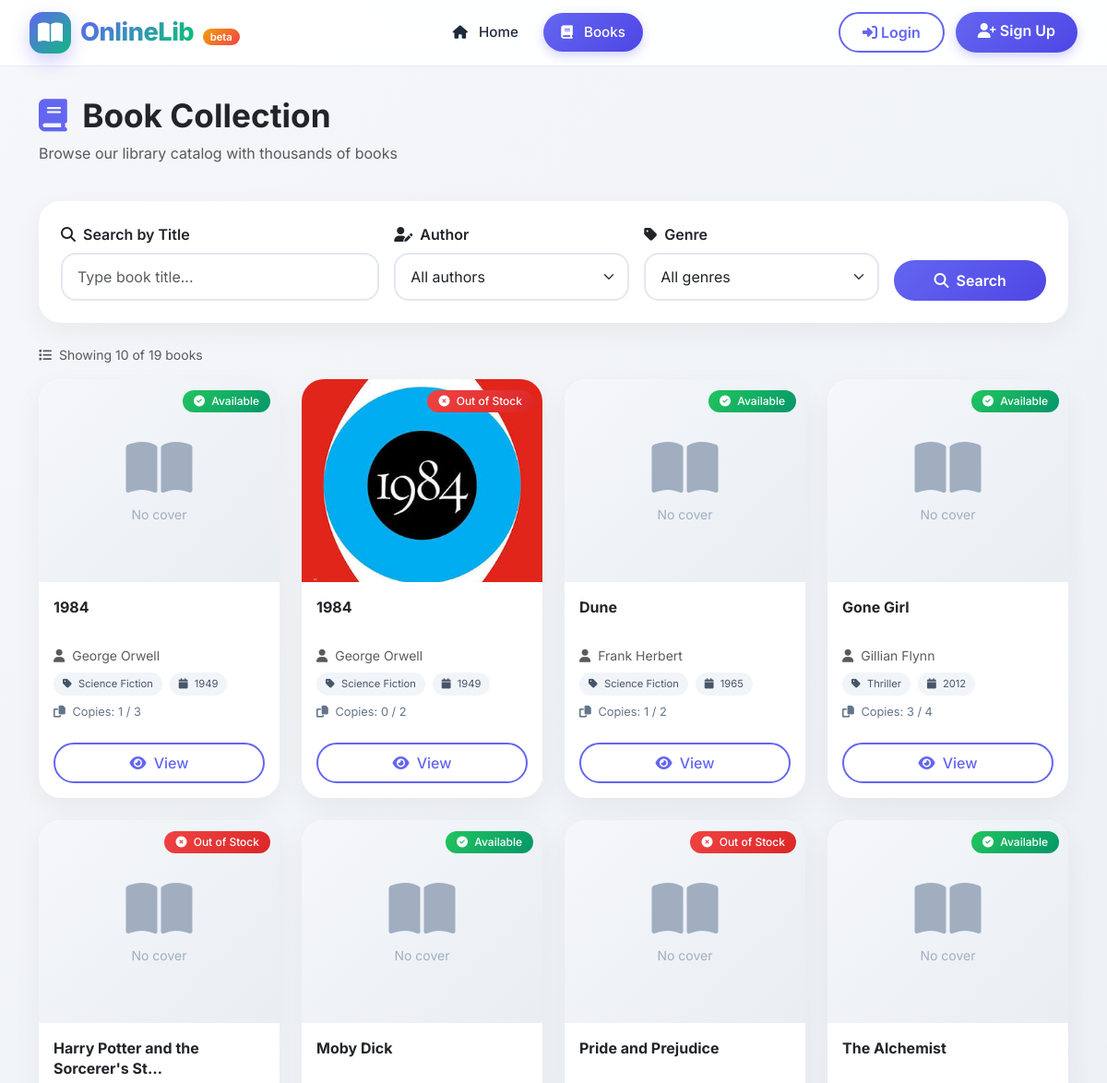
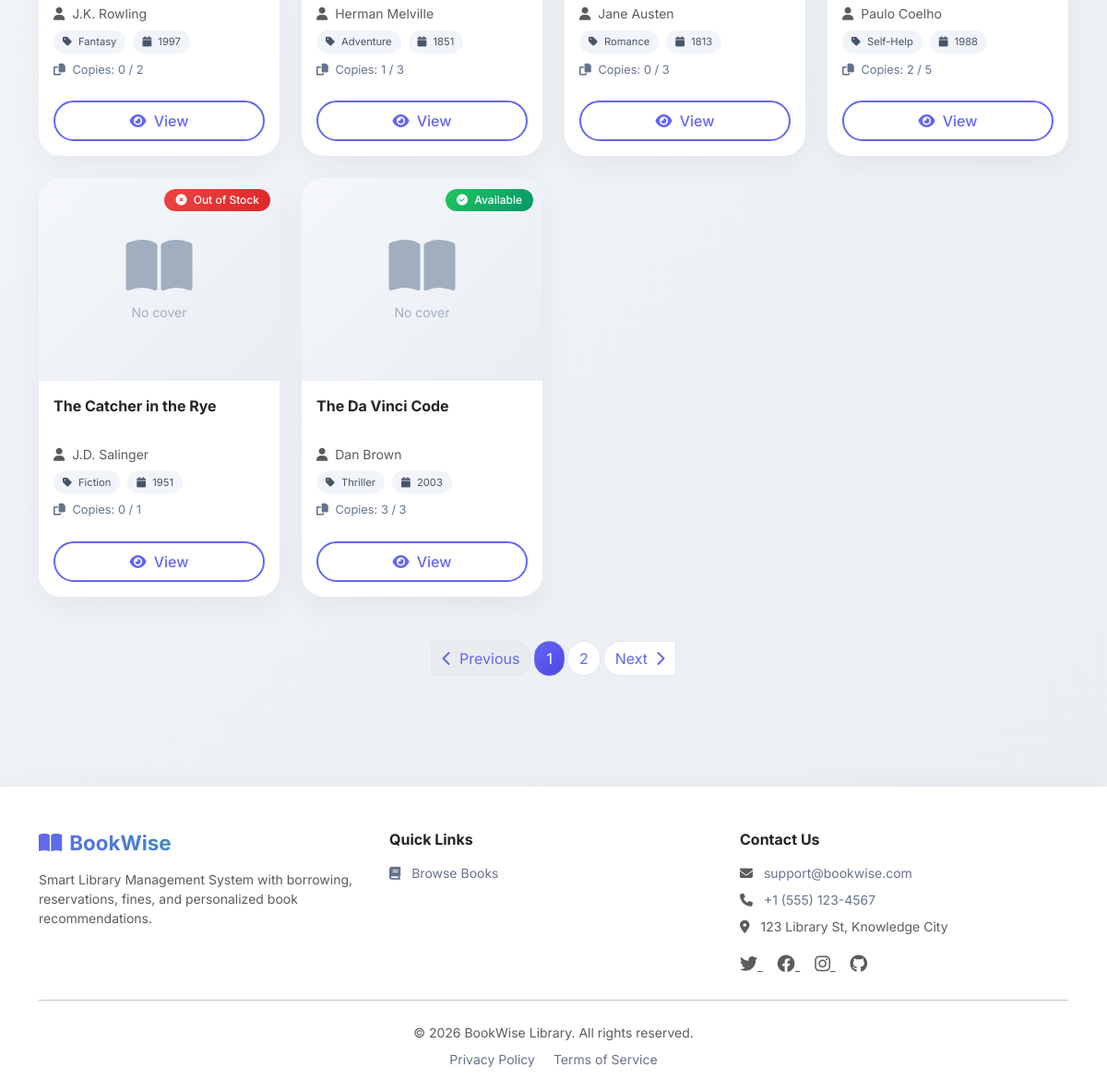
The page /books/ on the database its author committed (2 pictures, top to bottom).
### books/models.py (models this page shows, shortened)
class Book(models.Model):
    title = models.CharField(max_length=255)
    author = models.CharField(max_length=255)
    genre = models.CharField(max_length=100)
    description = models.TextField(blank=True)
    publish_year = models.PositiveIntegerField()
    isbn = models.CharField(max_length=20, unique=True)
    total_copies = models.PositiveIntegerField(default=1)
    available_copies = models.PositiveIntegerField(default=1)
    cover_image = models.ImageField(upload_to="book_covers/", blank=True)
    def __init__(self, *args, **kwargs):
        available_copies_was_provided = "available_copies" in kwargs
        super().__init__(*args, **kwargs)
        self._available_copies_was_provided = available_copies_was_provided
    def __setattr__(self, name, value):
        if name == "available_copies" and "_available_copies_was_provided" in self.__dict__:
            self.__dict__["_available_copies_was_provided"] = True
        super().__setattr__(name, value)
    class Meta:
        ordering = ["title"]
        verbose_name = "book"
        verbose_name_plural = "books"

### books/views.py (the view)
# urls.py: path("", BookListView.as_view(), name="book_list"),
class BookListView(ListView):
    model = Book
    template_name = "books/book_list.html"
    context_object_name = "books"
    paginate_by = 10
    def get_queryset(self):
        queryset = Book.objects.all()
        search = self.request.GET.get("search", "").strip()
        author = self.request.GET.get("author", "").strip()
        genre = self.request.GET.get("genre", "").strip()
        year = self.request.GET.get("year", "").strip()
        if search:
            queryset = queryset.filter(title__icontains=search)
        if author:
            queryset = queryset.filter(author__icontains=author)
        if genre:
            queryset = queryset.filter(genre=genre)
        if year:
            queryset = queryset.filter(publish_year=year)
        return queryset
    def get_context_data(self, **kwargs):
        context = super().get_context_data(**kwargs)
        search = self.request.GET.get("search", "").strip()
        author = self.request.GET.get("author", "").strip()
        genre = self.request.GET.get("genre", "").strip()
        year = self.request.GET.get("year", "").strip()
        context["search"] = search
        context["selected_author"] = author
        context["selected_genre"] = genre
        context["selected_year"] = year
        context["authors"] = (
            Book.objects.exclude(author="")
            .order_by("author")
            .values_list("author", flat=True)
            .distinct()
        )
        context["genres"] = (
            Book.objects.exclude(genre="")
            .order_by("genre")
            .values_list("genre", flat=True)
            .distinct()
        )
        context["years"] = (
            Book.objects.order_by("-publish_year")
            .values_list("publish_year", flat=True)
            .distinct()
        )
        params = self.request.GET.copy()
        if "page" in params:
            del params["page"]
        context["query_params"] = params.urlencode()
        return context

### books/templates/books/book_list.html (shortened to what this page needs)
{% extends "base.html" %}
{% block content %}
<div class="container py-4">
    <div class="d-flex flex-column flex-md-row justify-content-between align-items-md-center mb-4">
        <div>
            <h1 class="fw-bold" style="font-size: 2.2rem;">
                <i class="fas fa-book me-2" style="color: var(--primary);"></i>
                Book Collection
            </h1>
            <p class="text-muted">Browse our library catalog with thousands of books</p>
        </div>
    </div>
    <div class="card mb-4">
        <div class="card-body p-4">
            <form method="get" class="row g-3">
                <div class="col-md-4">
                    <label class="form-label fw-semibold">
                        <i class="fas fa-search me-1"></i> Search by Title
                    </label>
                    <input type="search" name="search" value="{{ search }}"
                           class="form-control" placeholder="Type book title...">
                </div>
                <div class="col-md-3">
                    <label class="form-label fw-semibold">
                        <i class="fas fa-user-edit me-1"></i> Author
                    </label>
                    <select name="author" class="form-select">
                        <option value="">All authors</option>
                    </select>
                </div>
                <div class="col-md-3">
                    <label class="form-label fw-semibold">
                        <i class="fas fa-tag me-1"></i> Genre
                    </label>
                    <select name="genre" class="form-select">
                        <option value="">All genres</option>
                    </select>
                </div>
                <div class="col-md-2 d-flex align-items-end">
                    <button type="submit" class="btn btn-primary w-100">
                        <i class="fas fa-search me-1"></i> Search
                    </button>
                </div>
            </form>
        </div>
    </div>
    <div class="mb-3">
        <p class="text-muted small">
            <i class="fas fa-list me-1"></i>
            Showing {{ books|length }} of {{ paginator.count }} books
        </p>
    </div>
    <div class="row g-4">
        {% for book in books %}
        <div class="col-md-6 col-lg-4 col-xl-3">
            <div class="card h-100 book-card">
                <div class="book-cover-wrapper">
                    {% if book.cover_image %}
                    <img src="{{ book.cover_image.url }}" class="book-cover" alt="{{ book.title }}">
                    {% else %}
                    <div class="book-cover-placeholder">
                        <i class="fas fa-book-open fa-4x"></i>
                        <span class="mt-2 small">No cover</span>
                    </div>
                    {% endif %}
                    <div class="availability-badge">
                        {% if book.available_copies > 0 %}
                        <span class="badge bg-success">
                            <i class="fas fa-check-circle me-1"></i> Available
                        </span>
                        {% else %}
                        <span class="badge bg-danger">
                            <i class="fas fa-times-circle me-1"></i> Out of Stock
                        </span>
                        {% endif %}
                    </div>
                </div>
                <div class="card-body">
                    <h5 class="card-title fw-bold">{{ book.title|truncatechars:35 }}</h5>
                    <p class="card-text text-muted small mb-2">
                        <i class="fas fa-user me-1"></i> {{ book.author }}
                    </p>
                    <div class="d-flex flex-wrap gap-2 mb-2">
                        <span class="genre-tag">
                            <i class="fas fa-tag me-1"></i> {{ book.genre }}
                        </span>
                        <span class="year-tag">
                            <i class="fas fa-calendar me-1"></i> {{ book.publish_year }}
                        </span>
                    </div>
                    <div class="copies-info">
                        <i class="fas fa-copy me-1"></i>
                        Copies: {{ book.available_copies }} / {{ book.total_copies }}
                    </div>
                </div>
                <div class="card-footer bg-transparent border-0 pb-3">
                    <div class="d-flex gap-2">
                        <a href="{% url 'books:book_detail' book.pk %}" class="btn btn-outline-primary flex-grow-1">
                            <i class="fas fa-eye me-1"></i> View
                        </a>
                    </div>
                </div>
            </div>
        </div>
        {% endfor %}
    </div>
    {% if is_paginated %}
    <nav class="mt-5">
        <ul class="pagination justify-content-center">
            {% if page_obj.has_previous %}
            <li class="page-item">
                <a class="page-link" href="?page={{ page_obj.previous_page_number }}{% if query_params %}&{{ query_params }}{% endif %}">
                    <i class="fas fa-chevron-left me-1"></i> Previous
                </a>
            </li>
            {% else %}
            <li class="page-item disabled">
                <span class="page-link"><i class="fas fa-chevron-left me-1"></i> Previous</span>
            </li>
            {% endif %}
            {% for num in page_obj.paginator.page_range %}
                {% if page_obj.number == num %}
                <li class="page-item active">
                    <span class="page-link">{{ num }}</span>
                </li>
                {% elif num > page_obj.number|add:'-3' and num < page_obj.number|add:'3' %}
                <li class="page-item">
                    <a class="page-link" href="?page={{ num }}{% if query_params %}&{{ query_params }}{% endif %}">{{ num }}</a>
                </li>
                {% endif %}
            {% endfor %}
            {% if page_obj.has_next %}
            <li class="page-item">
                <a class="page-link" href="?page={{ page_obj.next_page_number }}{% if query_params %}&{{ query_params }}{% endif %}">
                    Next <i class="fas fa-chevron-right ms-1"></i>
                </a>
            </li>
            {% else %}
            <li class="page-item disabled">
                <span class="page-link">Next <i class="fas fa-chevron-right ms-1"></i></span>
            </li>
            {% endif %}
        </ul>
    </nav>
    {% endif %}
</div>
{% endblock %}

### static/css/style.css (style rules this page uses)
:root { --primary: #6366f1; --primary-dark: #4f46e5; --primary-light: #818cf8; --secondary: #10b981; --dark: #0f172a; --light: #f8fafc; --gray: #64748b; --gray-light: #e2e8f0; --danger: #ef4444; --warning: #f59e0b; --success: #22c55e; }
* { margin: 0; padding: 0; box-sizing: border-box; }
body { font-family: 'Inter', sans-serif; background: linear-gradient(135deg, #f5f7fa 0%, #e9eef3 100%); min-height: 100vh; padding-top: 80px; }
.card { border: none; border-radius: 24px; box-shadow: 0 10px 30px rgba(0, 0, 0, 0.05); transition: all 0.3s cubic-bezier(0.4, 0, 0.2, 1); background: white; overflow: hidden; }
.btn-primary { background: linear-gradient(135deg, var(--primary), var(--primary-dark)); border: none; padding: 10px 28px; border-radius: 40px; font-weight: 600; transition: all 0.3s ease; }
.btn-outline-primary { border-radius: 40px; border: 2px solid var(--primary); color: var(--primary); font-weight: 500; padding: 8px 24px; }
.badge { padding: 6px 12px; border-radius: 30px; font-weight: 500; font-size: 0.75rem; }
.badge.bg-success { background: linear-gradient(135deg, var(--success), #059669) !important; }
.badge.bg-danger { background: linear-gradient(135deg, var(--danger), #dc2626) !important; }
.form-control, .form-select { border: 2px solid var(--gray-light); border-radius: 16px; padding: 0.75rem 1rem; transition: all 0.2s ease; }

### books/templates/books/book_list.html (style rules this page uses)
.book-card { transition: all 0.3s cubic-bezier(0.4, 0, 0.2, 1); overflow: hidden; }
.book-cover-wrapper { position: relative; height: 220px; overflow: hidden; background: linear-gradient(135deg, #f5f7fa, #e9eef3); }
.book-cover { width: 100%; height: 100%; object-fit: cover; transition: transform 0.3s ease; }
.book-cover-placeholder { height: 100%; display: flex; flex-direction: column; align-items: center; justify-content: center; color: #a0aec0; background: linear-gradient(135deg, #f5f7fa, #e9eef3); }
.availability-badge { position: absolute; top: 10px; right: 10px; }
.genre-tag, .year-tag { font-size: 0.7rem; background: #f1f5f9; padding: 4px 10px; border-radius: 20px; color: #475569; }
.copies-info { font-size: 0.8rem; color: var(--gray); margin-top: 8px; }
.card-title { font-size: 1rem; line-height: 1.4; min-height: 2.8rem; }
.pagination .page-link { border-radius: 40px; margin: 0 4px; color: var(--primary); border: 1px solid #e2e8f0; }
.pagination .page-item.active .page-link { background: linear-gradient(135deg, var(--primary), var(--primary-dark)); border-color: var(--primary); color: white; }

### rows shown on the page
Book: cover_image "No cover", shows "Available", title "1984", author "George Orwell", genre "Science Fiction", publish_year "1949", available_copies "1", total_copies "3"
Book: cover_image (picture), shows "Out of Stock", title "1984", author "George Orwell", genre "Science Fiction", publish_year "1949", available_copies "0", total_copies "2"
Book: cover_image "No cover", shows "Available", title "Dune", author "Frank Herbert", genre "Science Fiction", publish_year "1965", available_copies "1", total_copies "2"
Book: cover_image "No cover", shows "Available", title "Gone Girl", author "Gillian Flynn", genre "Thriller", publish_year "2012", available_copies "3", total_copies "4"
Book: cover_image "No cover", shows "Out of Stock", title "Harry Potter and the Sorcerer's St…", author "J.K. Rowling", genre "Fantasy", publish_year "1997", available_copies "0", total_copies "2"
Book: cover_image "No cover", shows "Available", title "Moby Dick", author "Herman Melville", genre "Adventure", publish_year "1851", available_copies "1", total_copies "3"
Book: cover_image "No cover", shows "Out of Stock", title "Pride and Prejudice", author "Jane Austen", genre "Romance", publish_year "1813", available_copies "0", total_copies "3"
Book: cover_image "No cover", shows "Available", title "The Alchemist", author "Paulo Coelho", genre "Self-Help", publish_year "1988", available_copies "2", total_copies "5"
Book: cover_image "No cover", shows "Out of Stock", title "The Catcher in the Rye", author "J.D. Salinger", genre "Fiction", publish_year "1951", available_copies "0", total_copies "1"
Book: cover_image "No cover", shows "Available", title "The Da Vinci Code", author "Dan Brown", genre "Thriller", publish_year "2003", available_copies "3", total_copies "3"

### other values the page prints
{{ books|length }} "10"
{{ paginator.count }} "19"
{{ num }} "1"
{{ num }} "2"
